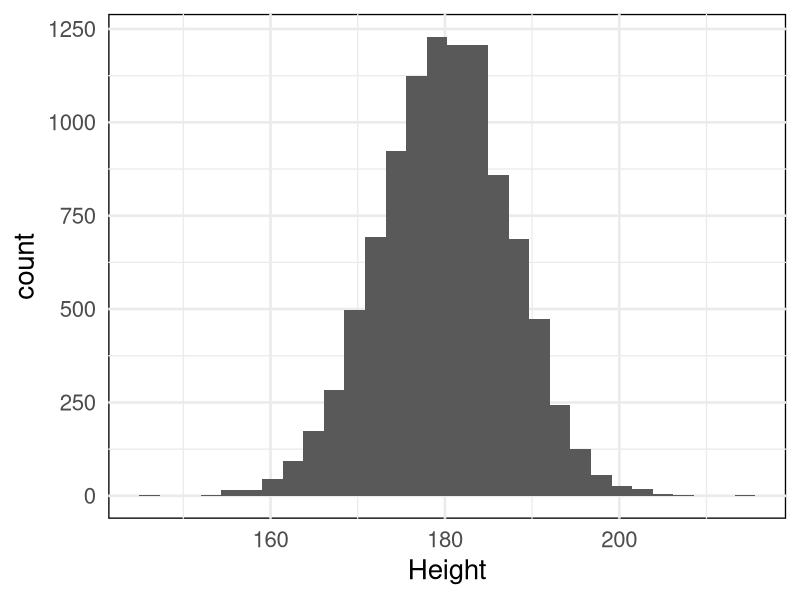

Here is the R script that generated this plot:
## ---- chunk 1
#| column: margin
#| echo: false
#| message: false
library('tidyverse', verbose = FALSE)
set.seed(463)
data <- tibble(Height = rnorm(n = 10000, mean = 180, sd = 7.5)) 
ggplot(data = data) + 
    geom_histogram(mapping = aes(x = Height)) + 
    theme_minimal(base_size = 20) + 
    theme(panel.background = element_rect(fill = NA, color = 'black'))


